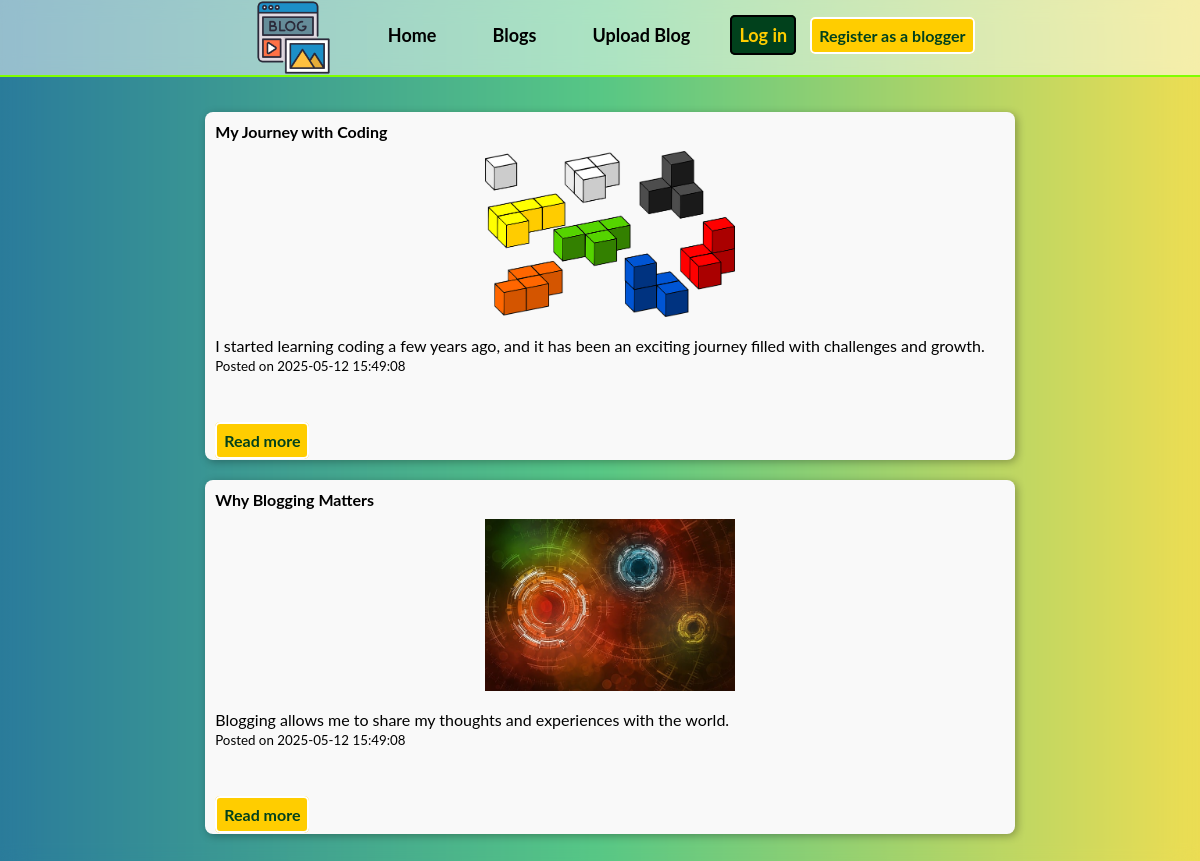
Page /content.php?userId=1 on the committed database.
### tables this page shows
CREATE TABLE `post` (
  `id` int(11) NOT NULL,
  `title` varchar(255) NOT NULL,
  `content` longtext NOT NULL,
  `created` datetime NOT NULL DEFAULT current_timestamp(),
  `userId` int(11) NOT NULL
);

CREATE TABLE `image` (
  `id` int(11) NOT NULL,
  `filename` varchar(255) NOT NULL,
  `description` longtext NOT NULL,
  `created` datetime NOT NULL DEFAULT current_timestamp(),
  `postId` int(11) NOT NULL
);

### load_posts.php (called while the page is built, shortened)
<?php
require 'db.php';
$loggedInUser = $_SESSION['user'] ?? null;
if (isset($_GET['userId'])) {
    $viewingUserId = intval($_GET['userId']);
} elseif ($loggedInUser) {
    $viewingUser = $loggedInUser;
    $viewingUserId = $loggedInUser['id'];
} else {
    header("Location: login.php");
    exit();
}
$posts = get_user_posts($viewingUserId);

### db.php (called while the page is built, shortened)
<?php
$connection = mysqli_connect(DB_SERVER, DB_USER, DB_PASS, DB_NAME);
function get_result($statment)
{
    $rows = array();
    $result = mysqli_stmt_get_result($statment);
    if ($result)
    {
        while ($row = mysqli_fetch_assoc($result)) {
            $rows[] = $row;
        }
    }
    return $rows;
}
function get_images($id)
{
    global $connection;
    $sql = 'SELECT image.filename, image.description FROM image WHERE image.postId=?';
    $statment = mysqli_prepare($connection, $sql);
    mysqli_stmt_bind_param($statment, "i", $id);
    mysqli_stmt_execute($statment);
    $result = get_result($statment);
    return $result;
}
function get_user_posts($userId)
{
    global $connection;
    $sql = 'SELECT  post.id, post.title, post.content, post.created, post.userId
            FROM post
            JOIN user ON post.userId = user.id
            WHERE post.userId = ?
            ORDER BY post.created DESC';
    $statement = mysqli_prepare($connection, $sql);
    mysqli_stmt_bind_param($statement, "i", $userId);
    mysqli_stmt_execute($statement);
    $result = get_result($statement);
    return $result;
}

### content.php (the view, shortened to what this page needs)
<?php
include('./app/includes/header.php');
include('./load_posts.php');
include('./render_image.php');
$loggedInUser = $_SESSION['user'] ?? null;
$isOwner = isset($loggedInUser);
?>
<main>
    <?php if (empty($posts)): ?>
        <div class="om-content">
            <p class=""><?= $isOwner ? "You haven't posted anything yet." : "This user hasn't posted anything yet." ?></p>
        </div>
    <?php else: ?>
        <ul>
            <?php foreach ($posts as $post): ?>
                <li class="om-content ">
                    <strong><?= htmlspecialchars($post['title']) ?></strong>
                    <br>
                    <?php render_images_for_post($post['id']); ?>
                    <br>
                    <?= nl2br(htmlspecialchars($post['content'])) ?>
                    <br>
                    <small>Posted on
                        <?= htmlspecialchars($post['created']) ?>
                    </small><br><br>
                    <br><br>
                    <a href="single_post.php?postId=<?= urlencode($post['id']) ?>" class="btn-y">Read more</a>
                </li>
            <?php endforeach; ?>
        </ul>
    <?php endif; ?>
</main>

### render_image.php (shortened to what this page needs)
<?php
require_once('db.php');
function render_images_for_post($postId)
{
    $images = get_images($postId);
    if ($images && count($images) > 0) {
        foreach ($images as $image) {
            echo '<img class="centered" src="./uploads/' . htmlspecialchars($image['filename']) . '" alt="' .
                htmlspecialchars($image['description']) . '" style="max-width: 250px; margin-top: 10px;">';
        }
    } else {
        echo "";
    }
}
?>

### public/css/style.css (style rules this page uses)
html { position: relative; background: #2A7B9B; background: linear-gradient(90deg, rgba(42, 123, 155, 1) 0%, rgba(87, 199, 133, 1) 50%, rgba(237, 221, 83, 1) 100%); background-position: center; background-attachment: fixed; background-size: cover; background-repeat: no-repeat; height: 100%; font-family: 'Lato', sans-serif; scroll-behavior: smooth; }
html::before { content: ''; position: fixed; top: 0; left: 0; right: 0; bottom: 0; background-image: inherit; background-position: inherit; background-size: inherit; background-repeat: inherit; filter: blur(15px); z-index: -1; }
body { width: 90vw; min-height: 100vh; padding: 10px; margin: 0 auto; display: flex; flex-direction: column; padding: 0px 15px; gap: 10px; overflow-x: hidden; align-items: center; align-self: center; }
main { flex: 1; padding: 25px; border-radius: 25px; }
img { max-width: 100%; height: auto; display: block; }
.om-content { margin-bottom: 20px; padding: 10px; border: 5px #ccc; border-radius: 8px; box-shadow: 2px 2px 8px rgba(0, 0, 0, 0.3); background-color: #f9f9f9; width: 100%; }
ul { list-style-type: none; padding: 0; margin: 0; }
a { text-decoration: none; }
.btn-y { color: #01411C; background-color: #FFCD00; border: 2px solid #ffffff; border-radius: 5px; padding: 5px; font-weight: bold; cursor: pointer; padding: 7px; }
.centered { text-align: center; margin: 0 auto; }

### rows in the picture
post: title "My Journey with Coding", content "I started learning coding a few years ago, and it has been an exciting journey filled with challenges and growth.", created "2025-05-12 15:49:08"
image: filename (picture)
post: title "Why Blogging Matters", content "Blogging allows me to share my thoughts and experiences with the world.", created "2025-05-12 15:49:08"
image: filename (picture)
